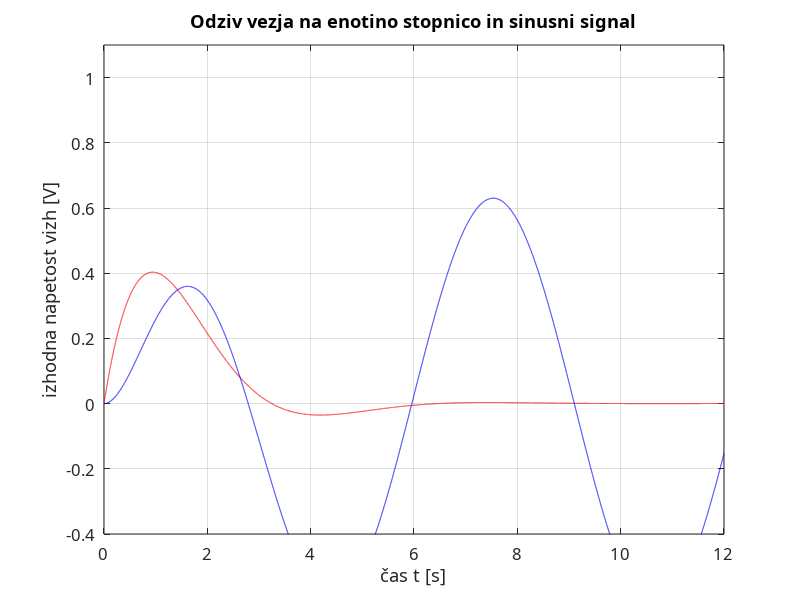

Write MATLAB code to recreate this figure.
clear all; close all;
t = 0:0.0005:12;
dt=0.0005; tz=0; tk=12;
R1 = 2; R2 = 1; C = 1; L = 1;
a2 = C;
a1 = (L+C*R2*R1)/(R1*L)
a0 = ((R2/R1) + 1)*L
b1 = 1
s1 = -(a1/(2*a2) + sqrt((a1/(2*a2))^2 - (a0/a2)))
s2 = -(a1/(2*a2) - sqrt((a1/(2*a2))^2 - (a0/a2)))

hv = 1/a2/(s1-s2) * (exp(s1*t) - exp(s2*t));
dhv = 1/a2/(s1-s2) * (s1*exp(s1*t) - s2*exp(s2*t));

h = b1*dhv;
u1 = ones(size(t)); u2 = sin(t);
y1 = dt * conv(h, u1); y2 = dt * conv(h, u2);
plot(t, y1(1:(tk/dt+1)), 'r', t, y2(1:(tk/dt+1)), 'b');
axis([tz tk -0.4 1.1]);
set(gca, 'FontName', 'Times New Roman CE', 'FontSize', 12);
xlabel('čas t [s]');
ylabel('izhodna napetost vizh [V]');
title('Odziv vezja na enotino stopnico in sinusni signal');
grid on; 
